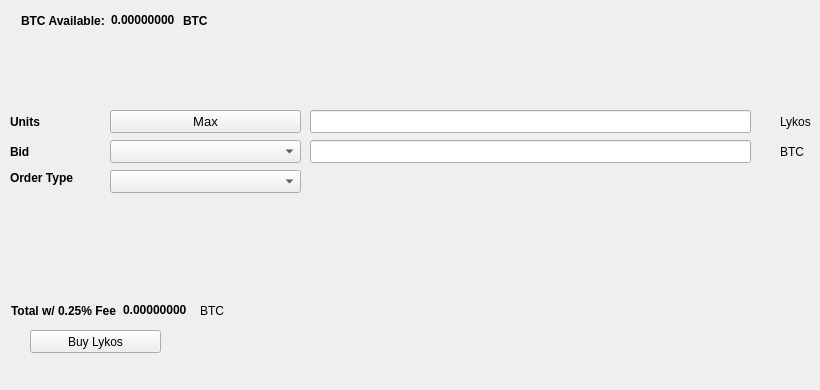
   <widget class="QWidget" name="BuyTab">
    <attribute name="title">
     <string>Buy</string>
    </attribute>
    <widget class="QPushButton" name="BuyLykos">
     <property name="geometry">
      <rect>
       <x>30</x>
       <y>330</y>
       <width>131</width>
       <height>23</height>
      </rect>
     </property>
     <property name="text">
      <string>Buy Lykos</string>
     </property>
     <property name="icon">
      <iconset resource="../lykos.qrc">
       <normaloff>:/icons/bitcoin</normaloff>:/icons/bitcoin</iconset>
     </property>
    </widget>
    <widget class="QLabel" name="label_3">
     <property name="geometry">
      <rect>
       <x>10</x>
       <y>110</y>
       <width>46</width>
       <height>23</height>
      </rect>
     </property>
     <property name="font">
      <font>
       <weight>75</weight>
       <bold>true</bold>
      </font>
     </property>
     <property name="text">
      <string>Units</string>
     </property>
    </widget>
    <widget class="QLineEdit" name="UnitsInput">
     <property name="geometry">
      <rect>
       <x>310</x>
       <y>110</y>
       <width>441</width>
       <height>23</height>
      </rect>
     </property>
     <property name="font">
      <font>
       <pointsize>9</pointsize>
       <weight>75</weight>
       <bold>true</bold>
      </font>
     </property>
    </widget>
    <widget class="QLineEdit" name="BuyBidPriceEdit">
     <property name="geometry">
      <rect>
       <x>310</x>
       <y>140</y>
       <width>441</width>
       <height>23</height>
      </rect>
     </property>
     <property name="font">
      <font>
       <pointsize>9</pointsize>
       <weight>75</weight>
       <bold>true</bold>
      </font>
     </property>
    </widget>
    <widget class="QLabel" name="label_4">
     <property name="geometry">
      <rect>
       <x>780</x>
       <y>110</y>
       <width>31</width>
       <height>23</height>
      </rect>
     </property>
     <property name="text">
      <string>Lykos</string>
     </property>
    </widget>
    <widget class="QLabel" name="label_5">
     <property name="geometry">
      <rect>
       <x>780</x>
       <y>140</y>
       <width>31</width>
       <height>23</height>
      </rect>
     </property>
     <property name="text">
      <string>BTC</string>
     </property>
    </widget>
    <widget class="QLabel" name="label_6">
     <property name="geometry">
      <rect>
       <x>10</x>
       <y>140</y>
       <width>46</width>
       <height>23</height>
      </rect>
     </property>
     <property name="font">
      <font>
       <weight>75</weight>
       <bold>true</bold>
      </font>
     </property>
     <property name="text">
      <string>Bid</string>
     </property>
    </widget>
    <widget class="QLabel" name="label_7">
     <property name="geometry">
      <rect>
       <x>10</x>
       <y>170</y>
       <width>91</width>
       <height>16</height>
      </rect>
     </property>
     <property name="font">
      <font>
       <weight>75</weight>
       <bold>true</bold>
      </font>
     </property>
     <property name="text">
      <string>Order Type</string>
     </property>
    </widget>
    <widget class="QPushButton" name="Buy_Max_Amount">
     <property name="geometry">
      <rect>
       <x>110</x>
       <y>110</y>
       <width>191</width>
       <height>23</height>
      </rect>
     </property>
     <property name="font">
      <font>
       <pointsize>10</pointsize>
      </font>
     </property>
     <property name="text">
      <string>Max</string>
     </property>
    </widget>
    <widget class="QComboBox" name="BuyBidcomboBox">
     <property name="geometry">
      <rect>
       <x>110</x>
       <y>140</y>
       <width>191</width>
       <height>23</height>
      </rect>
     </property>
     <property name="font">
      <font>
       <pointsize>10</pointsize>
      </font>
     </property>
    </widget>
    <widget class="QComboBox" name="buyOrdertypeCombo">
     <property name="geometry">
      <rect>
       <x>110</x>
       <y>170</y>
       <width>191</width>
       <height>23</height>
      </rect>
     </property>
     <property name="font">
      <font>
       <pointsize>10</pointsize>
      </font>
     </property>
    </widget>
    <widget class="QWidget" name="layoutWidget1">
     <property name="geometry">
      <rect>
       <x>21</x>
       <y>11</y>
       <width>227</width>
       <height>19</height>
      </rect>
     </property>
     <layout class="QHBoxLayout" name="horizontalLayout_3">
      <item>
       <widget class="QLabel" name="label232">
        <property name="font">
         <font>
          <weight>75</weight>
          <bold>true</bold>
         </font>
        </property>
        <property name="text">
         <string>BTC Available:</string>
        </property>
       </widget>
      </item>
      <item>
       <widget class="QLabel" name="BtcAvailableLbl">
        <property name="palette">
         <palette>
          <active>
           <colorrole role="WindowText">
            <brush brushstyle="SolidPattern">
             <color alpha="255">
              <red>0</red>
              <green>0</green>
              <blue>0</blue>
             </color>
            </brush>
           </colorrole>
           <colorrole role="Button">
            <brush brushstyle="SolidPattern">
             <color alpha="255">
              <red>0</red>
              <green>170</green>
              <blue>0</blue>
             </color>
            </brush>
           </colorrole>
           <colorrole role="Light">
            <brush brushstyle="SolidPattern">
             <color alpha="255">
              <red>0</red>
              <green>255</green>
              <blue>0</blue>
             </color>
            </brush>
           </colorrole>
           <colorrole role="Midlight">
            <brush brushstyle="SolidPattern">
             <color alpha="255">
              <red>0</red>
              <green>212</green>
              <blue>0</blue>
             </color>
            </brush>
           </colorrole>
           <colorrole role="Dark">
            <brush brushstyle="SolidPattern">
             <color alpha="255">
              <red>0</red>
              <green>85</green>
              <blue>0</blue>
             </color>
            </brush>
           </colorrole>
           <colorrole role="Mid">
            <brush brushstyle="SolidPattern">
             <color alpha="255">
              <red>0</red>
              <green>113</green>
              <blue>0</blue>
             </color>
            </brush>
           </colorrole>
           <colorrole role="Text">
            <brush brushstyle="SolidPattern">
             <color alpha="255">
              <red>0</red>
              <green>170</green>
              <blue>0</blue>
             </color>
            </brush>
           </colorrole>
           <colorrole role="BrightText">
            <brush brushstyle="SolidPattern">
             <color alpha="255">
              <red>255</red>
              <green>255</green>
              <blue>255</blue>
             </color>
            </brush>
           </colorrole>
           <colorrole role="ButtonText">
            <brush brushstyle="SolidPattern">
             <color alpha="255">
              <red>0</red>
              <green>0</green>
              <blue>0</blue>
             </color>
            </brush>
           </colorrole>
           <colorrole role="Base">
            <brush brushstyle="SolidPattern">
             <color alpha="255">
              <red>255</red>
              <green>255</green>
              <blue>255</blue>
             </color>
            </brush>
           </colorrole>
           <colorrole role="Window">
            <brush brushstyle="SolidPattern">
             <color alpha="255">
              <red>0</red>
              <green>170</green>
              <blue>0</blue>
             </color>
            </brush>
           </colorrole>
           <colorrole role="Shadow">
            <brush brushstyle="SolidPattern">
             <color alpha="255">
              <red>0</red>
              <green>0</green>
              <blue>0</blue>
             </color>
            </brush>
           </colorrole>
           <colorrole role="AlternateBase">
            <brush brushstyle="SolidPattern">
             <color alpha="255">
              <red>127</red>
              <green>212</green>
              <blue>127</blue>
             </color>
            </brush>
           </colorrole>
           <colorrole role="ToolTipBase">
            <brush brushstyle="SolidPattern">
             <color alpha="255">
              <red>255</red>
              <green>255</green>
              <blue>220</blue>
             </color>
            </brush>
           </colorrole>
           <colorrole role="ToolTipText">
            <brush brushstyle="SolidPattern">
             <color alpha="255">
              <red>0</red>
              <green>0</green>
              <blue>0</blue>
             </color>
            </brush>
           </colorrole>
          </active>
          <inactive>
           <colorrole role="WindowText">
            <brush brushstyle="SolidPattern">
             <color alpha="255">
              <red>0</red>
              <green>0</green>
              <blue>0</blue>
             </color>
            </brush>
           </colorrole>
           <colorrole role="Button">
            <brush brushstyle="SolidPattern">
             <color alpha="255">
              <red>0</red>
              <green>170</green>
              <blue>0</blue>
             </color>
            </brush>
           </colorrole>
           <colorrole role="Light">
            <brush brushstyle="SolidPattern">
             <color alpha="255">
              <red>0</red>
              <green>255</green>
              <blue>0</blue>
             </color>
            </brush>
           </colorrole>
           <colorrole role="Midlight">
            <brush brushstyle="SolidPattern">
             <color alpha="255">
              <red>0</red>
              <green>212</green>
              <blue>0</blue>
             </color>
            </brush>
           </colorrole>
           <colorrole role="Dark">
            <brush brushstyle="SolidPattern">
             <color alpha="255">
              <red>0</red>
              <green>85</green>
              <blue>0</blue>
             </color>
            </brush>
           </colorrole>
           <colorrole role="Mid">
            <brush brushstyle="SolidPattern">
             <color alpha="255">
              <red>0</red>
              <green>113</green>
              <blue>0</blue>
             </color>
            </brush>
           </colorrole>
           <colorrole role="Text">
            <brush brushstyle="SolidPattern">
             <color alpha="255">
              <red>0</red>
              <green>170</green>
              <blue>0</blue>
             </color>
            </brush>
           </colorrole>
           <colorrole role="BrightText">
            <brush brushstyle="SolidPattern">
             <color alpha="255">
              <red>255</red>
              <green>255</green>
              <blue>255</blue>
             </color>
            </brush>
           </colorrole>
           <colorrole role="ButtonText">
            <brush brushstyle="SolidPattern">
             <color alpha="255">
              <red>0</red>
              <green>0</green>
              <blue>0</blue>
             </color>
            </brush>
           </colorrole>
           <colorrole role="Base">
            <brush brushstyle="SolidPattern">
             <color alpha="255">
              <red>255</red>
              <green>255</green>
              <blue>255</blue>
             </color>
            </brush>
           </colorrole>
           <colorrole role="Window">
            <brush brushstyle="SolidPattern">
             <color alpha="255">
              <red>0</red>
              <green>170</green>
              <blue>0</blue>
             </color>
            </brush>
           </colorrole>
           <colorrole role="Shadow">
            <brush brushstyle="SolidPattern">
             <color alpha="255">
              <red>0</red>
              <green>0</green>
              <blue>0</blue>
             </color>
            </brush>
           </colorrole>
           <colorrole role="AlternateBase">
            <brush brushstyle="SolidPattern">
             <color alpha="255">
              <red>127</red>
              <green>212</green>
              <blue>127</blue>
             </color>
            </brush>
           </colorrole>
           <colorrole role="ToolTipBase">
            <brush brushstyle="SolidPattern">
             <color alpha="255">
              <red>255</red>
              <green>255</green>
              <blue>220</blue>
             </color>
            </brush>
           </colorrole>
           <colorrole role="ToolTipText">
            <brush brushstyle="SolidPattern">
             <color alpha="255">
              <red>0</red>
              <green>0</green>
              <blue>0</blue>
             </color>
            </brush>
           </colorrole>
          </inactive>
          <disabled>
           <colorrole role="WindowText">
            <brush brushstyle="SolidPattern">
             <color alpha="255">
              <red>0</red>
              <green>85</green>
              <blue>0</blue>
             </color>
            </brush>
           </colorrole>
           <colorrole role="Button">
            <brush brushstyle="SolidPattern">
             <color alpha="255">
              <red>0</red>
              <green>170</green>
              <blue>0</blue>
             </color>
            </brush>
           </colorrole>
           <colorrole role="Light">
            <brush brushstyle="SolidPattern">
             <color alpha="255">
              <red>0</red>
              <green>255</green>
              <blue>0</blue>
             </color>
            </brush>
           </colorrole>
           <colorrole role="Midlight">
            <brush brushstyle="SolidPattern">
             <color alpha="255">
              <red>0</red>
              <green>212</green>
              <blue>0</blue>
             </color>
            </brush>
           </colorrole>
           <colorrole role="Dark">
            <brush brushstyle="SolidPattern">
             <color alpha="255">
              <red>0</red>
              <green>85</green>
              <blue>0</blue>
             </color>
            </brush>
           </colorrole>
           <colorrole role="Mid">
            <brush brushstyle="SolidPattern">
             <color alpha="255">
              <red>0</red>
              <green>113</green>
              <blue>0</blue>
             </color>
            </brush>
           </colorrole>
           <colorrole role="Text">
            <brush brushstyle="SolidPattern">
             <color alpha="255">
              <red>0</red>
              <green>85</green>
              <blue>0</blue>
             </color>
            </brush>
           </colorrole>
           <colorrole role="BrightText">
            <brush brushstyle="SolidPattern">
             <color alpha="255">
              <red>255</red>
              <green>255</green>
              <blue>255</blue>
             </color>
            </brush>
           </colorrole>
           <colorrole role="ButtonText">
            <brush brushstyle="SolidPattern">
             <color alpha="255">
              <red>0</red>
              <green>85</green>
              <blue>0</blue>
             </color>
            </brush>
           </colorrole>
           <colorrole role="Base">
            <brush brushstyle="SolidPattern">
             <color alpha="255">
              <red>0</red>
              <green>170</green>
              <blue>0</blue>
             </color>
            </brush>
           </colorrole>
           <colorrole role="Window">
            <brush brushstyle="SolidPattern">
             <color alpha="255">
              <red>0</red>
              <green>170</green>
              <blue>0</blue>
             </color>
            </brush>
           </colorrole>
           <colorrole role="Shadow">
            <brush brushstyle="SolidPattern">
             <color alpha="255">
              <red>0</red>
              <green>0</green>
              <blue>0</blue>
             </color>
            </brush>
           </colorrole>
           <colorrole role="AlternateBase">
            <brush brushstyle="SolidPattern">
             <color alpha="255">
              <red>0</red>
              <green>170</green>
              <blue>0</blue>
             </color>
            </brush>
           </colorrole>
           <colorrole role="ToolTipBase">
            <brush brushstyle="SolidPattern">
             <color alpha="255">
              <red>255</red>
              <green>255</green>
              <blue>220</blue>
             </color>
            </brush>
           </colorrole>
           <colorrole role="ToolTipText">
            <brush brushstyle="SolidPattern">
             <color alpha="255">
              <red>0</red>
              <green>0</green>
              <blue>0</blue>
             </color>
            </brush>
           </colorrole>
          </disabled>
         </palette>
        </property>
        <property name="font">
         <font>
          <weight>75</weight>
          <bold>true</bold>
         </font>
        </property>
        <property name="text">
         <string>0.00000000</string>
        </property>
        <property name="textInteractionFlags">
         <set>Qt::LinksAccessibleByMouse|Qt::TextSelectableByKeyboard|Qt::TextSelectableByMouse</set>
        </property>
       </widget>
      </item>
      <item>
       <widget class="QLabel" name="BtcAvailableLbl_2">
        <property name="font">
         <font>
          <weight>75</weight>
          <bold>true</bold>
         </font>
        </property>
        <property name="text">
         <string>BTC</string>
        </property>
       </widget>
      </item>
     </layout>
    </widget>
    <widget class="QWidget" name="layoutWidge2">
     <property name="geometry">
      <rect>
       <x>11</x>
       <y>301</y>
       <width>259</width>
       <height>19</height>
      </rect>
     </property>
     <layout class="QHBoxLayout" name="horizontalLayout_4">
      <item>
       <widget class="QLabel" name="label_9">
        <property name="font">
         <font>
          <weight>75</weight>
          <bold>true</bold>
         </font>
        </property>
        <property name="text">
         <string>Total w/ 0.25% Fee</string>
        </property>
       </widget>
      </item>
      <item>
       <widget class="QLabel" name="BuyCostLabel">
        <property name="palette">
         <palette>
          <active>
           <colorrole role="WindowText">
            <brush brushstyle="SolidPattern">
             <color alpha="255">
              <red>0</red>
              <green>0</green>
              <blue>0</blue>
             </color>
            </brush>
           </colorrole>
           <colorrole role="Button">
            <brush brushstyle="SolidPattern">
             <color alpha="255">
              <red>0</red>
              <green>170</green>
              <blue>0</blue>
             </color>
            </brush>
           </colorrole>
           <colorrole role="Light">
            <brush brushstyle="SolidPattern">
             <color alpha="255">
              <red>0</red>
              <green>255</green>
              <blue>0</blue>
             </color>
            </brush>
           </colorrole>
           <colorrole role="Midlight">
            <brush brushstyle="SolidPattern">
             <color alpha="255">
              <red>0</red>
              <green>212</green>
              <blue>0</blue>
             </color>
            </brush>
           </colorrole>
           <colorrole role="Dark">
            <brush brushstyle="SolidPattern">
             <color alpha="255">
              <red>0</red>
              <green>85</green>
              <blue>0</blue>
             </color>
            </brush>
           </colorrole>
           <colorrole role="Mid">
            <brush brushstyle="SolidPattern">
             <color alpha="255">
              <red>0</red>
              <green>113</green>
              <blue>0</blue>
             </color>
            </brush>
           </colorrole>
           <colorrole role="Text">
            <brush brushstyle="SolidPattern">
             <color alpha="255">
              <red>0</red>
              <green>170</green>
              <blue>0</blue>
             </color>
            </brush>
           </colorrole>
           <colorrole role="BrightText">
            <brush brushstyle="SolidPattern">
             <color alpha="255">
              <red>255</red>
              <green>255</green>
              <blue>255</blue>
             </color>
            </brush>
           </colorrole>
           <colorrole role="ButtonText">
            <brush brushstyle="SolidPattern">
             <color alpha="255">
              <red>0</red>
              <green>0</green>
              <blue>0</blue>
             </color>
            </brush>
           </colorrole>
           <colorrole role="Base">
            <brush brushstyle="SolidPattern">
             <color alpha="255">
              <red>255</red>
              <green>255</green>
              <blue>255</blue>
             </color>
            </brush>
           </colorrole>
           <colorrole role="Window">
            <brush brushstyle="SolidPattern">
             <color alpha="255">
              <red>0</red>
              <green>170</green>
              <blue>0</blue>
             </color>
            </brush>
           </colorrole>
           <colorrole role="Shadow">
            <brush brushstyle="SolidPattern">
             <color alpha="255">
              <red>0</red>
              <green>0</green>
              <blue>0</blue>
             </color>
            </brush>
           </colorrole>
           <colorrole role="AlternateBase">
            <brush brushstyle="SolidPattern">
             <color alpha="255">
              <red>127</red>
              <green>212</green>
              <blue>127</blue>
             </color>
            </brush>
           </colorrole>
           <colorrole role="ToolTipBase">
            <brush brushstyle="SolidPattern">
             <color alpha="255">
              <red>255</red>
              <green>255</green>
              <blue>220</blue>
             </color>
            </brush>
           </colorrole>
           <colorrole role="ToolTipText">
            <brush brushstyle="SolidPattern">
             <color alpha="255">
              <red>0</red>
              <green>0</green>
              <blue>0</blue>
             </color>
            </brush>
           </colorrole>
          </active>
          <inactive>
           <colorrole role="WindowText">
            <brush brushstyle="SolidPattern">
             <color alpha="255">
              <red>0</red>
              <green>0</green>
              <blue>0</blue>
             </color>
            </brush>
           </colorrole>
           <colorrole role="Button">
            <brush brushstyle="SolidPattern">
             <color alpha="255">
              <red>0</red>
              <green>170</green>
              <blue>0</blue>
             </color>
            </brush>
           </colorrole>
           <colorrole role="Light">
            <brush brushstyle="SolidPattern">
             <color alpha="255">
              <red>0</red>
              <green>255</green>
              <blue>0</blue>
             </color>
            </brush>
           </colorrole>
           <colorrole role="Midlight">
            <brush brushstyle="SolidPattern">
             <color alpha="255">
              <red>0</red>
              <green>212</green>
              <blue>0</blue>
             </color>
            </brush>
           </colorrole>
           <colorrole role="Dark">
            <brush brushstyle="SolidPattern">
             <color alpha="255">
              <red>0</red>
              <green>85</green>
              <blue>0</blue>
             </color>
            </brush>
           </colorrole>
           <colorrole role="Mid">
            <brush brushstyle="SolidPattern">
             <color alpha="255">
              <red>0</red>
              <green>113</green>
              <blue>0</blue>
             </color>
            </brush>
           </colorrole>
           <colorrole role="Text">
            <brush brushstyle="SolidPattern">
             <color alpha="255">
              <red>0</red>
              <green>170</green>
              <blue>0</blue>
             </color>
            </brush>
           </colorrole>
           <colorrole role="BrightText">
            <brush brushstyle="SolidPattern">
             <color alpha="255">
              <red>255</red>
              <green>255</green>
              <blue>255</blue>
             </color>
            </brush>
           </colorrole>
           <colorrole role="ButtonText">
            <brush brushstyle="SolidPattern">
             <color alpha="255">
              <red>0</red>
              <green>0</green>
              <blue>0</blue>
             </color>
            </brush>
           </colorrole>
           <colorrole role="Base">
            <brush brushstyle="SolidPattern">
             <color alpha="255">
              <red>255</red>
              <green>255</green>
              <blue>255</blue>
             </color>
            </brush>
           </colorrole>
           <colorrole role="Window">
            <brush brushstyle="SolidPattern">
             <color alpha="255">
              <red>0</red>
              <green>170</green>
              <blue>0</blue>
             </color>
            </brush>
           </colorrole>
           <colorrole role="Shadow">
            <brush brushstyle="SolidPattern">
             <color alpha="255">
              <red>0</red>
              <green>0</green>
              <blue>0</blue>
             </color>
            </brush>
           </colorrole>
           <colorrole role="AlternateBase">
            <brush brushstyle="SolidPattern">
             <color alpha="255">
              <red>127</red>
              <green>212</green>
              <blue>127</blue>
             </color>
            </brush>
           </colorrole>
           <colorrole role="ToolTipBase">
            <brush brushstyle="SolidPattern">
             <color alpha="255">
              <red>255</red>
              <green>255</green>
              <blue>220</blue>
             </color>
            </brush>
           </colorrole>
           <colorrole role="ToolTipText">
            <brush brushstyle="SolidPattern">
             <color alpha="255">
              <red>0</red>
              <green>0</green>
              <blue>0</blue>
             </color>
            </brush>
           </colorrole>
          </inactive>
          <disabled>
           <colorrole role="WindowText">
            <brush brushstyle="SolidPattern">
             <color alpha="255">
              <red>0</red>
              <green>85</green>
              <blue>0</blue>
             </color>
            </brush>
           </colorrole>
           <colorrole role="Button">
            <brush brushstyle="SolidPattern">
             <color alpha="255">
              <red>0</red>
              <green>170</green>
              <blue>0</blue>
             </color>
            </brush>
           </colorrole>
           <colorrole role="Light">
            <brush brushstyle="SolidPattern">
             <color alpha="255">
              <red>0</red>
              <green>255</green>
              <blue>0</blue>
             </color>
            </brush>
           </colorrole>
           <colorrole role="Midlight">
            <brush brushstyle="SolidPattern">
             <color alpha="255">
              <red>0</red>
              <green>212</green>
              <blue>0</blue>
             </color>
            </brush>
           </colorrole>
           <colorrole role="Dark">
            <brush brushstyle="SolidPattern">
             <color alpha="255">
              <red>0</red>
              <green>85</green>
              <blue>0</blue>
             </color>
            </brush>
           </colorrole>
           <colorrole role="Mid">
            <brush brushstyle="SolidPattern">
             <color alpha="255">
              <red>0</red>
              <green>113</green>
              <blue>0</blue>
             </color>
            </brush>
           </colorrole>
           <colorrole role="Text">
            <brush brushstyle="SolidPattern">
             <color alpha="255">
              <red>0</red>
              <green>85</green>
              <blue>0</blue>
             </color>
            </brush>
           </colorrole>
           <colorrole role="BrightText">
            <brush brushstyle="SolidPattern">
             <color alpha="255">
              <red>255</red>
              <green>255</green>
              <blue>255</blue>
             </color>
            </brush>
           </colorrole>
           <colorrole role="ButtonText">
            <brush brushstyle="SolidPattern">
             <color alpha="255">
              <red>0</red>
              <green>85</green>
              <blue>0</blue>
             </color>
            </brush>
           </colorrole>
           <colorrole role="Base">
            <brush brushstyle="SolidPattern">
             <color alpha="255">
              <red>0</red>
              <green>170</green>
              <blue>0</blue>
             </color>
            </brush>
           </colorrole>
           <colorrole role="Window">
            <brush brushstyle="SolidPattern">
             <color alpha="255">
              <red>0</red>
              <green>170</green>
              <blue>0</blue>
             </color>
            </brush>
           </colorrole>
           <colorrole role="Shadow">
            <brush brushstyle="SolidPattern">
             <color alpha="255">
              <red>0</red>
              <green>0</green>
              <blue>0</blue>
             </color>
            </brush>
           </colorrole>
           <colorrole role="AlternateBase">
            <brush brushstyle="SolidPattern">
             <color alpha="255">
              <red>0</red>
              <green>170</green>
              <blue>0</blue>
             </color>
            </brush>
           </colorrole>
           <colorrole role="ToolTipBase">
            <brush brushstyle="SolidPattern">
             <color alpha="255">
              <red>255</red>
              <green>255</green>
              <blue>220</blue>
             </color>
            </brush>
           </colorrole>
           <colorrole role="ToolTipText">
            <brush brushstyle="SolidPattern">
             <color alpha="255">
              <red>0</red>
              <green>0</green>
              <blue>0</blue>
             </color>
            </brush>
           </colorrole>
          </disabled>
         </palette>
        </property>
        <property name="font">
         <font>
          <weight>75</weight>
          <bold>true</bold>
         </font>
        </property>
        <property name="autoFillBackground">
         <bool>false</bool>
        </property>
        <property name="text">
         <string>0.00000000</string>
        </property>
        <property name="textInteractionFlags">
         <set>Qt::LinksAccessibleByMouse|Qt::TextSelectableByMouse</set>
        </property>
       </widget>
      </item>
      <item>
       <widget class="QLabel" name="label_10">
        <property name="font">
         <font>
          <weight>50</weight>
          <bold>false</bold>
         </font>
        </property>
        <property name="text">
         <string>BTC</string>
        </property>
       </widget>
      </item>
     </layout>
    </widget>
    <widget class="QLabel" name="label_24">
     <property name="geometry">
      <rect>
       <x>460</x>
       <y>300</y>
       <width>281</width>
       <height>81</height>
      </rect>
     </property>
     <property name="text">
      <string/>
     </property>
     <property name="pixmap">
      <pixmap>:/images/bittrex</pixmap>
     </property>
    </widget>
   </widget>
